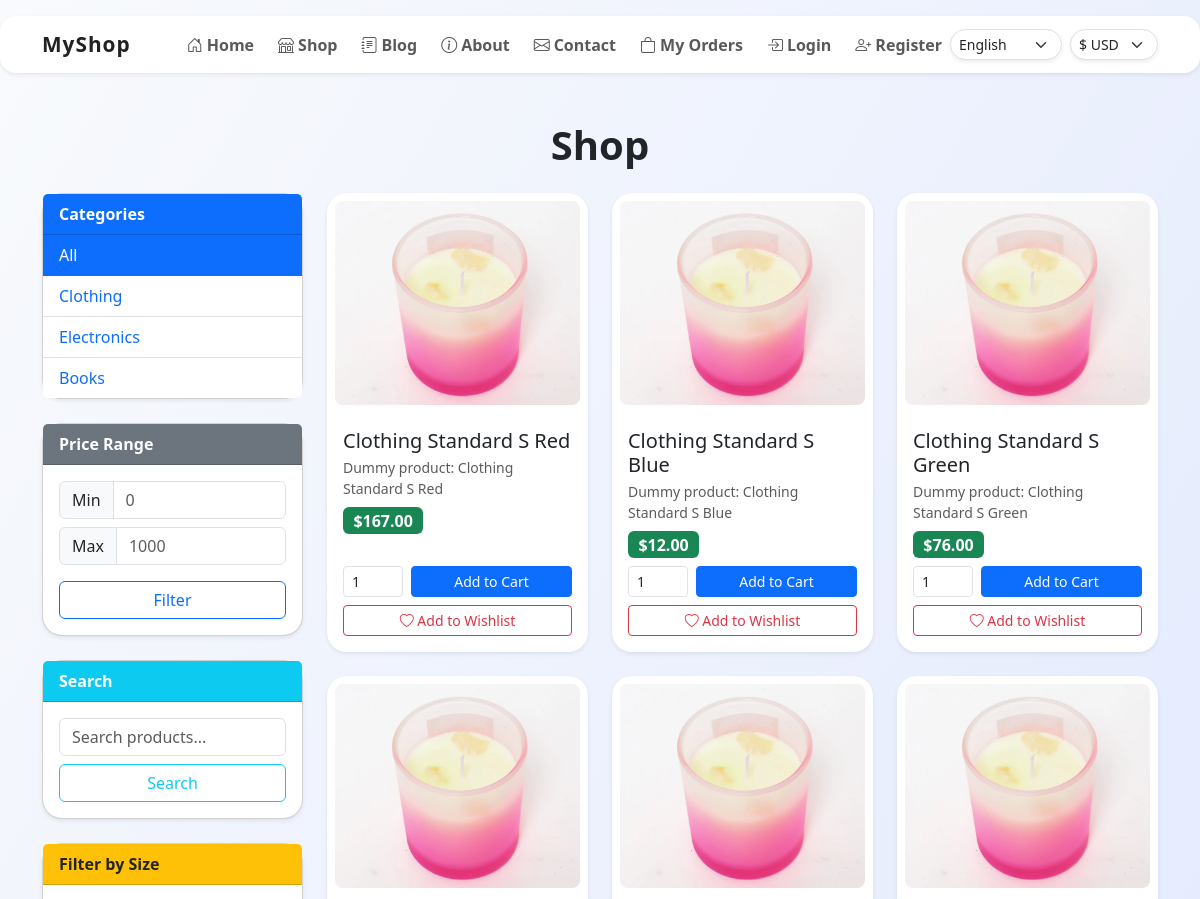
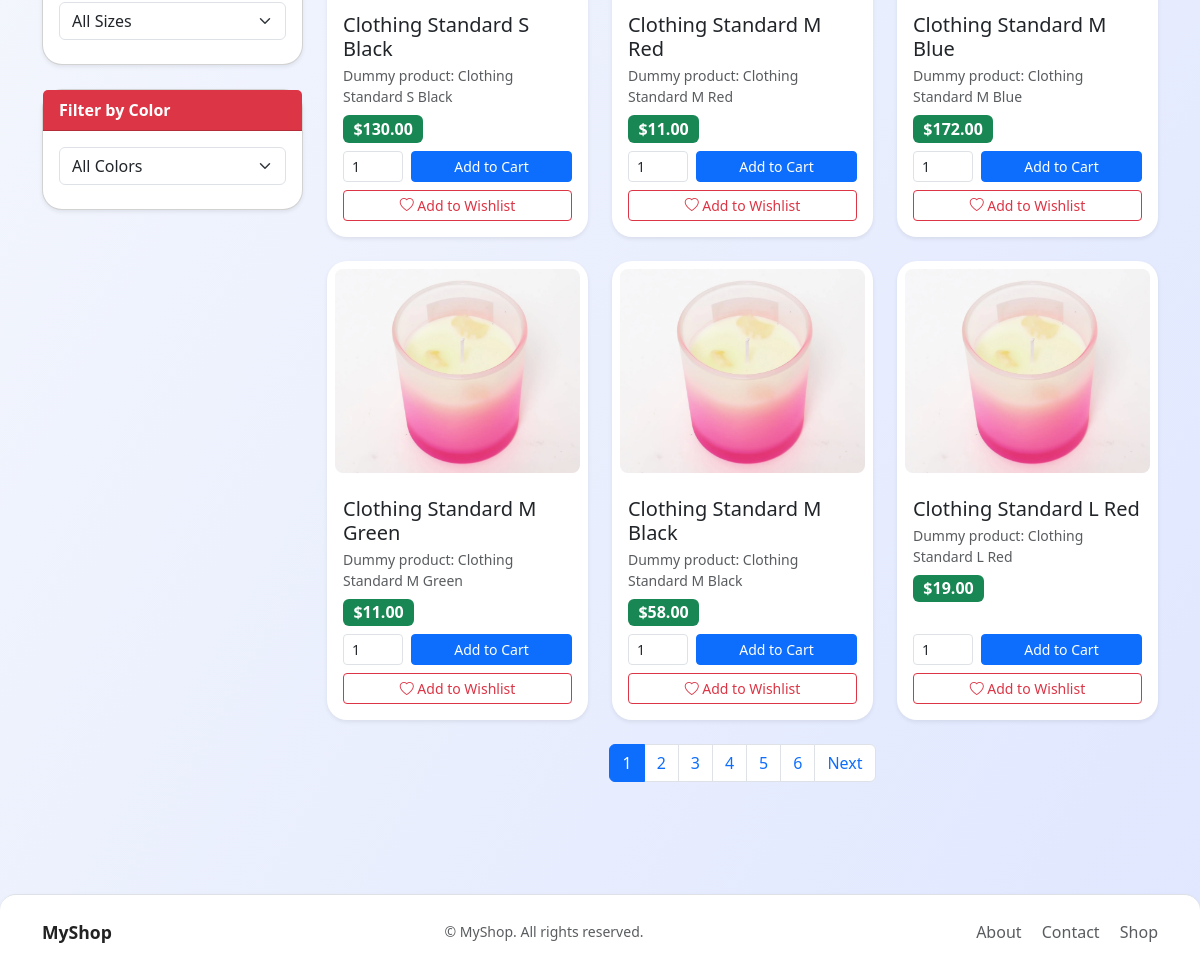
The app's page /shop/, older data (2 pictures, top to bottom).
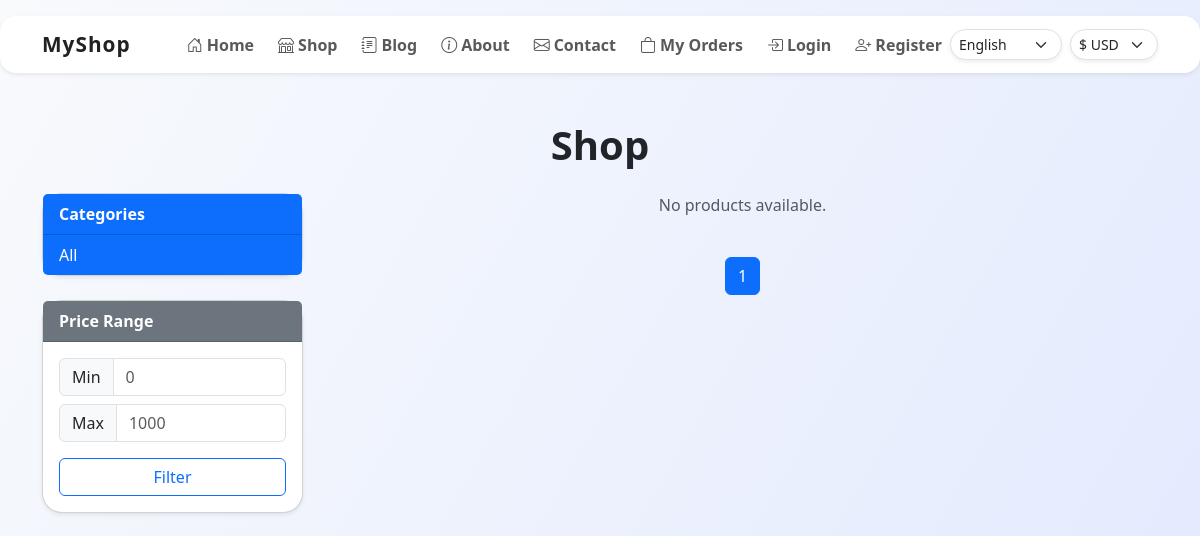
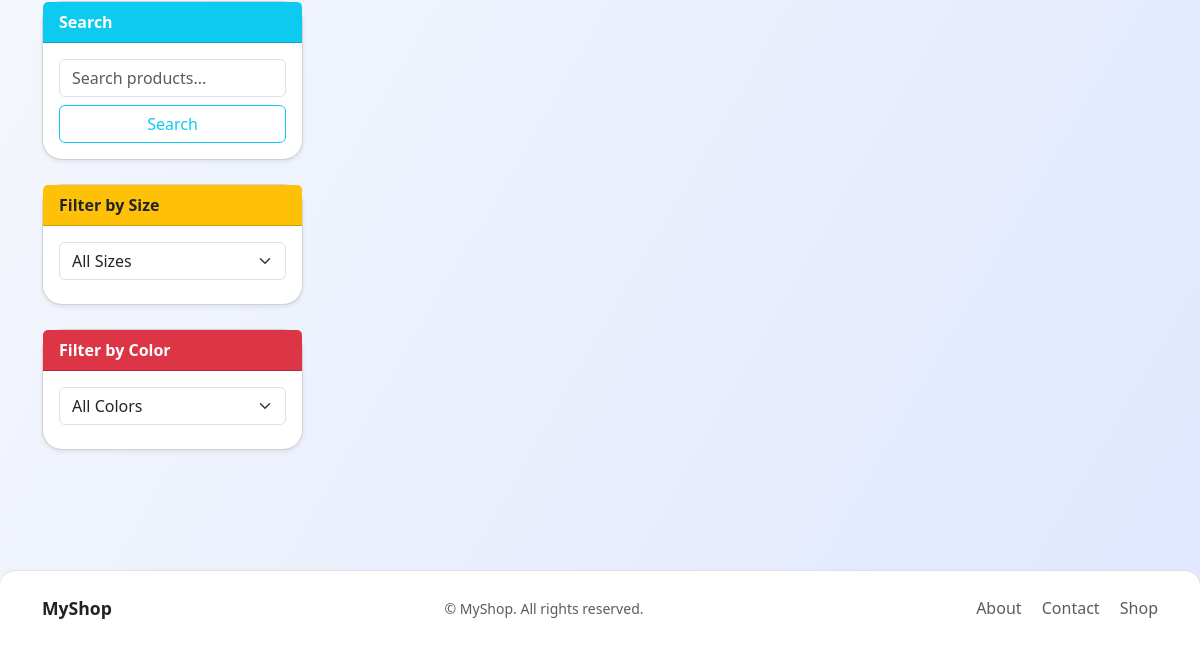
The same page, newer data (2 pictures, top to bottom).
### shop/models.py (models this page shows, shortened)
class Category(models.Model):
    name = models.CharField(max_length=100)
    slug = models.SlugField(unique=True)

class Product(models.Model):
    name = models.CharField(max_length=200)
    description = models.TextField()
    long_description = models.TextField(blank=True, null=True, help_text='Detailed product description for product detail page')
    price = models.DecimalField(max_digits=10, decimal_places=2)
    stock = models.PositiveIntegerField()
    image = models.ImageField(upload_to='products/', blank=True, null=True)
    image_url = models.URLField(blank=True, null=True, help_text='Optional: Provide an image URL instead of uploading')
    category = models.ForeignKey(Category, on_delete=models.CASCADE, related_name='products')
    slug = models.SlugField(unique=True)
    size = models.CharField(max_length=20, blank=True, null=True)
    color = models.CharField(max_length=20, blank=True, null=True)
    is_featured = models.BooleanField(default=False, help_text='Show as featured product')
    show_on_homepage = models.BooleanField(default=False, help_text='Show this product on homepage')
    variation = models.ForeignKey(Variation, on_delete=models.SET_NULL, null=True, blank=True, related_name='products', help_text='Admin can assign a variation type (e.g. Standard, Limited Edition, etc.)')

### shop/views.py (the view)
# urls.py: path('', views.product_list, name='product_list'),
def product_list(request):
    currency, rate, symbol = get_currency_context(request)
    products = Product.objects.filter(variation=True)  # Only show admin-enabled variations
    categories = Category.objects.all()
    category_slug = request.GET.get('category')
    if category_slug:
        products = products.filter(category__slug=category_slug)
    min_price = request.GET.get('min_price')
    max_price = request.GET.get('max_price')
    if min_price:
        products = products.filter(price__gte=float(min_price) / rate)
    if max_price:
        products = products.filter(price__lte=float(max_price) / rate)
    q = request.GET.get('q')
    if q:
        products = products.filter(name__icontains=q)
    size = request.GET.get('size')
    if size:
        products = products.filter(size=size)
    color = request.GET.get('color')
    if color:
        products = products.filter(color=color)
    paginator = Paginator(products, 9)  # 9 products per page
    page_number = request.GET.get('page')
    page_obj = paginator.get_page(page_number)
    all_products = Product.objects.all()
    unique_sizes = sorted(set(filter(None, all_products.values_list('size', flat=True))))
    unique_colors = sorted(set(filter(None, all_products.values_list('color', flat=True))))
    for p in page_obj:
        p.display_price = round(p.price * rate, 2)
    return render(request, 'product_list.html', {
        'products': page_obj,
        'categories': categories,
        'selected_category': category_slug,
        'page_obj': page_obj,
        'unique_sizes': unique_sizes,
        'unique_colors': unique_colors,
        'currency': currency,
        'currency_symbol': symbol,
    })

### core/context_processors.py (called while the page is built)
def site_settings(request):
    return {
        'settings': SiteSettings.objects.first(),
        'about_page_settings': AboutPageSettings.objects.first(),
    }

### shop/views.py (called while the page is built)
def get_currency_context(request):
    currency = request.GET.get('currency')
    if currency:
        request.session['currency'] = currency
    currency = request.session.get('currency', 'USD')
    rates = {'USD': 1, 'EUR': 0.92, 'PKR': 278}
    symbols = {'USD': '$', 'EUR': '€', 'PKR': '₨'}
    rate = rates.get(currency, 1)
    symbol = symbols.get(currency, '$')
    return currency, rate, symbol

### templates/product_list.html (shortened to what this page needs)
{% extends 'base.html' %}
{% block content %}
<h1 class="mb-4 fw-bold text-center">Shop</h1>
<div class="row mb-4">
    <aside class="col-md-3">
        <div class="sticky-top" style="top: 90px;">
            <div class="card mb-4 shadow-sm">
                <div class="card-header bg-primary text-white fw-semibold">Categories</div>
                <ul class="list-group list-group-flush">
                    <li class="list-group-item {% if not selected_category %}active{% endif %}">
                        <a href="?" class="text-decoration-none {% if not selected_category %}text-white{% endif %}">All</a>
                    </li>
                    {% for category in categories %}
                    <li class="list-group-item {% if selected_category == category.slug %}active{% endif %}">
                        <a href="?category={{ category.slug }}" class="text-decoration-none {% if selected_category == category.slug %}text-white{% endif %}">{{ category.name }}</a>
                    </li>
                    {% endfor %}
                </ul>
            </div>
            <div class="card mb-4 shadow-sm">
                <div class="card-header bg-secondary text-white fw-semibold">Price Range</div>
                <form method="get" class="p-3">
                    <div class="input-group mb-2">
                        <span class="input-group-text">Min</span>
                        <input type="number" name="min_price" class="form-control" placeholder="0" value="{{ request.GET.min_price }}">
                    </div>
                    <div class="input-group mb-3">
                        <span class="input-group-text">Max</span>
                        <input type="number" name="max_price" class="form-control" placeholder="1000" value="{{ request.GET.max_price }}">
                    </div>
                    <button type="submit" class="btn btn-outline-primary w-100">Filter</button>
                </form>
            </div>
            <div class="card mb-4 shadow-sm">
                <div class="card-header bg-info text-white fw-semibold">Search</div>
                <form method="get" class="p-3">
                    <input type="text" name="q" class="form-control mb-2" placeholder="Search products..." value="{{ request.GET.q }}">
                    <button type="submit" class="btn btn-outline-info w-100">Search</button>
                </form>
            </div>
            <div class="card mb-4 shadow-sm">
                <div class="card-header bg-warning text-dark fw-semibold">Filter by Size</div>
                <form method="get" class="p-3">
                    <select name="size" class="form-select mb-2" onchange="this.form.submit()">
                        <option value="">All Sizes</option>
                    </select>
                </form>
            </div>
            <div class="card mb-4 shadow-sm">
                <div class="card-header bg-danger text-white fw-semibold">Filter by Color</div>
                <form method="get" class="p-3">
                    <select name="color" class="form-select mb-2" onchange="this.form.submit()">
                        <option value="">All Colors</option>
                    </select>
                </form>
            </div>
        </div>
    </aside>
    <main class="col-md-9">
        <div class="row g-4">
            {% for product in products %}
            <div class="col-md-4">
                <div class="card h-100 shadow-sm border-0 position-relative">
                    {% if product.image %}
                    <img src="{{ product.image.url }}" class="card-img-top p-2 rounded-4" alt="{{ product.name }}" style="object-fit:cover; height:220px;">
                    {% endif %}
                    <div class="card-body d-flex flex-column">
                        <h5 class="card-title mb-1">{{ product.name }}</h5>
                        <p class="card-text small text-muted mb-2">{{ product.description|truncatewords:18 }}</p>
                        <div class="mb-2">
                            <span class="badge bg-success fs-6">{{ currency_symbol }}{{ product.display_price }}</span>
                        </div>
                        <form action="{% url 'cart_add' product.id %}" method="post" class="d-flex align-items-center gap-2 mt-auto position-relative" style="z-index:2;">
                            <input type="number" name="quantity" value="1" min="1" class="form-control form-control-sm w-25" style="min-width:60px;">
                            <button type="submit" class="btn btn-primary btn-sm flex-fill">Add to Cart</button>
                        </form>
                        <form action="{% url 'wishlist_add' product.id %}" method="post" class="mt-2 position-relative" style="z-index:2;">
                            <button type="submit" class="btn btn-outline-danger btn-sm w-100"><i class="bi bi-heart"></i> Add to Wishlist</button>
                        </form>
                    </div>
                </div>
            </div>
            {% empty %}
            <div class="col-12"><p class="text-center text-muted">No products available.</p></div>
            {% endfor %}
        </div>
        <div class="d-flex justify-content-center mt-4">
            <nav>
                <ul class="pagination">
                    {% for num in page_obj.paginator.page_range %}
                    <li class="page-item {% if page_obj.number == num %}active{% endif %}"><a class="page-link" href="?page={{ num }}">{{ num }}</a></li>
                    {% endfor %}
                    {% if page_obj.has_next %}
                    <li class="page-item"><a class="page-link" href="?page={{ page_obj.next_page_number }}">Next</a></li>
                    {% endif %}
                </ul>
            </nav>
        </div>
    </main>
</div>
{% endblock %}

### templates/base.html (shortened to what this page needs)
<!DOCTYPE html>
<html lang="en">
<head>
    <link href="https://cdn.jsdelivr.net/npm/bootstrap@5.3.0/dist/css/bootstrap.min.css" rel="stylesheet">
    {% block extra_head %}
    <link rel="stylesheet" href="https://cdn.jsdelivr.net/npm/bootstrap-icons@1.10.5/font/bootstrap-icons.css">
    {% endblock %}
</head>
<body>
    {% load static %}
    <nav class="navbar navbar-expand-lg navbar-light bg-white mb-4 shadow-sm py-2 px-2">
        <div class="container">
            <a class="navbar-brand d-flex align-items-center gap-2" href="/">
                <span class="fw-bold" style="font-size:{{ settings.navbar_text_size|default:'1.3rem' }}; color:{{ settings.navbar_text_color|default:'#222' }}; font-family:{{ settings.navbar_text_font|default:'inherit' }};">
                  {% if settings %}{{ settings.navbar_text|safe }}{% else %}MyShop{% endif %}
                </span>
            </a>
            <div class="collapse navbar-collapse" id="mainNavbar">
                <ul class="navbar-nav ms-auto align-items-lg-center gap-lg-2">
                    <li class="nav-item"><a class="nav-link fw-semibold" href="/"><i class="bi bi-house-door me-1"></i>Home</a></li>
                    <li class="nav-item"><a class="nav-link fw-semibold" href="/shop/"><i class="bi bi-shop me-1"></i>Shop</a></li>
                    <li class="nav-item"><a class="nav-link fw-semibold" href="/blog/"><i class="bi bi-journal-text me-1"></i>Blog</a></li>
                    <li class="nav-item"><a class="nav-link fw-semibold" href="/about/"><i class="bi bi-info-circle me-1"></i>About</a></li>
                    <li class="nav-item"><a class="nav-link fw-semibold" href="/contact/"><i class="bi bi-envelope me-1"></i>Contact</a></li>
                    <li class="nav-item"><a class="nav-link fw-semibold" href="/shop/orders/"><i class="bi bi-bag me-1"></i>My Orders</a></li>
                    {% if not request.user.is_authenticated %}
                    <li class="nav-item"><a class="nav-link fw-semibold" href="/accounts/login/"><i class="bi bi-box-arrow-in-right me-1"></i>Login</a></li>
                    <li class="nav-item"><a class="nav-link fw-semibold" href="/accounts/register/"><i class="bi bi-person-plus me-1"></i>Register</a></li>
                    {% endif %}
                </ul>
                <form method="get" action="/" class="d-inline-block me-2">
                    <select name="language" onchange="this.form.submit()" class="form-select form-select-sm d-inline-block w-auto rounded-pill shadow-sm">
                        <option value="en" {% if request.LANGUAGE_CODE == 'en' %}selected{% endif %}>English</option>
                    </select>
                </form>
                <form method="get" action="" class="d-inline-block">
                    <select name="currency" onchange="this.form.submit()" class="form-select form-select-sm d-inline-block w-auto rounded-pill shadow-sm">
                        <option value="USD">$ USD</option>
                    </select>
                </form>
            </div>
        </div>
    </nav>
    <div class="container py-4">
        {% block content %}{% endblock %}
    </div>
    <footer class="bg-white border-top mt-5 py-4 shadow-sm rounded-top-4">
      <div class="container d-flex flex-column flex-md-row align-items-center justify-content-between gap-2">
        <div class="d-flex align-items-center gap-2">
            <span class="fw-bold" style="font-size:{{ settings.navbar_text_size|default:'1.1rem' }}; color:{{ settings.navbar_text_color|default:'#222' }}; font-family:{{ settings.navbar_text_font|default:'inherit' }};">
              {% if settings %}{{ settings.navbar_text|safe }}{% else %}MyShop{% endif %}
            </span>
        </div>
        <div class="text-muted small">&copy; {{ now|date:'Y' }} MyShop. All rights reserved.</div>
        <div>
          <a href="/about/" class="text-decoration-none text-muted me-3 footer-link">About</a>
          <a href="/contact/" class="text-decoration-none text-muted me-3 footer-link">Contact</a>
          <a href="/shop/" class="text-decoration-none text-muted footer-link">Shop</a>
        </div>
      </div>
    </footer>
</body>
</html>

### templates/base.html (style rules this page uses)
body { background: linear-gradient(120deg, #f8fafc 0%, #e0e7ff 100%); min-height: 100vh; }
.navbar { border-radius: 1rem; margin-top: 1rem; box-shadow: 0 2px 16px 0 rgba(0,0,0,0.04); }
.navbar-brand span { letter-spacing: 1px; }
.card { border-radius: 1.25rem; box-shadow: 0 4px 24px 0 rgba(0,0,0,0.07); }
.footer-link { transition: color 0.2s; }

Row changes from the older to the newer data that the page shows:
removed Category: name "Clothing"
removed Category: name "Electronics"
removed Category: name "Books"
removed Product: image (picture), name "Clothing Standard S Red", description "Dummy product: Clothing Standard S Red", currency_symbol "$", display_price "167.00"
removed Product: image (picture), name "Clothing Standard S Blue", description "Dummy product: Clothing Standard S Blue", currency_symbol "$", display_price "12.00"
removed Product: image (picture), name "Clothing Standard S Green", description "Dummy product: Clothing Standard S Green", currency_symbol "$", display_price "76.00"
removed Product: image (picture), name "Clothing Standard S Black", description "Dummy product: Clothing Standard S Black", currency_symbol "$", display_price "130.00"
removed Product: image (picture), name "Clothing Standard M Red", description "Dummy product: Clothing Standard M Red", currency_symbol "$", display_price "11.00"
removed Product: image (picture), name "Clothing Standard M Blue", description "Dummy product: Clothing Standard M Blue", currency_symbol "$", display_price "172.00"
removed Product: image (picture), name "Clothing Standard M Green", description "Dummy product: Clothing Standard M Green", currency_symbol "$", display_price "11.00"
removed Product: image (picture), name "Clothing Standard M Black", description "Dummy product: Clothing Standard M Black", currency_symbol "$", display_price "58.00"
removed Product: image (picture), name "Clothing Standard L Red", description "Dummy product: Clothing Standard L Red", currency_symbol "$", display_price "19.00"
Text that changed along with them:
text no longer shown: "Next"
text now shown: "No products available."
list line gone: "2"
list line gone: "3"
list line gone: "4"
list line gone: "5"
list line gone: "6"
